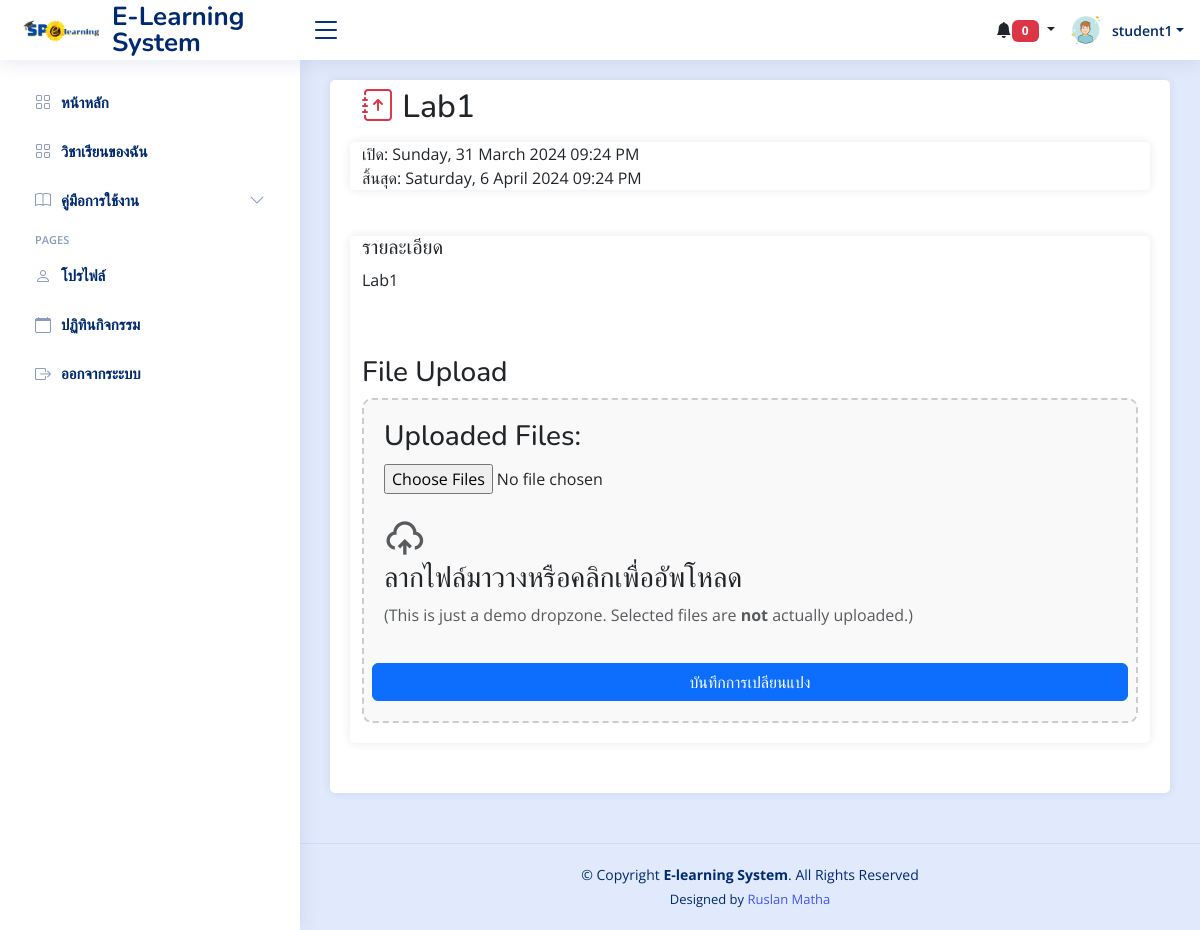
/student/submit_assignment.php?assignment_id=1 (signed in), run on the app's committed database.
### tables this page shows
CREATE TABLE `students` (
  `s_id` int(11) NOT NULL,
  `username` varchar(255) NOT NULL,
  `password` varchar(255) NOT NULL,
  `first_name` varchar(255) NOT NULL,
  `last_name` varchar(255) NOT NULL,
  `class` varchar(50) NOT NULL,
  `image_id` int(11) NOT NULL
);

CREATE TABLE `assignments` (
  `assignment_id` int(11) NOT NULL,
  `lesson_id` int(11) DEFAULT NULL,
  `title` varchar(255) DEFAULT NULL,
  `description` text DEFAULT NULL,
  `deadline` datetime DEFAULT NULL,
  `file_path` varchar(255) DEFAULT NULL,
  `open_time` datetime DEFAULT NULL,
  `close_time` datetime DEFAULT NULL,
  `status` enum('open','closed') DEFAULT 'open',
  `file_name` varchar(255) NOT NULL,
  `course_id` int(11) NOT NULL
);

### student/submit_assignment.php (the view, shortened to what this page needs)
<?php include('../connections/connection.php'); ?>
<?php
$user_id = $_SESSION['user_id'];
$stmt = $db->prepare("SELECT * FROM students WHERE s_id = :user_id");
$stmt->bindParam(':user_id', $user_id);
$stmt->execute();
$student = $stmt->fetch(PDO::FETCH_ASSOC);
$assignment_id = $_GET['assignment_id'];
$stmt = $db->prepare("SELECT * FROM assignments WHERE assignment_id = :assignment_id");
$stmt->bindParam(':assignment_id', $assignment_id);
$stmt->execute();
$assignment = $stmt->fetch(PDO::FETCH_ASSOC);
$startDateTime = strftime('%A, %e %B %Y %I:%M %p', strtotime($assignment['open_time']));
$endDateTime = strftime('%A, %e %B %Y %I:%M %p', strtotime($assignment['close_time']));
?>
<?php include('head.php'); ?>
<body>
    <?php include('header.php'); ?>
    <?php include('sidebar.php'); ?>
    <main id="main" class="main">
    <div class="card overflow-auto">
        <div class="card-body">
            <div class="container">
                <h2 class="py-2"> <i class="bi bi-journal-arrow-up text-danger"></i> <?php echo $assignment['title']; ?></h2>
                <div class="row">
                    <div class="card">
                        เปิด: <?php echo $startDateTime; ?><br>
                        สิ้นสุด: <?php echo $endDateTime; ?>
                    </div>
                    <div class="mt-3 card">
                        <h5>รายละเอียด</h5>
                        <p><?php echo $assignment['description']; ?></p><br><br>
                        <h3>File Upload</h3>
                        <form action="upload.php" method="post" enctype="multipart/form-data" class="dropzone" id="myAwesomeDropzone">
                            <h3>Uploaded Files:</h3>
                            <div class="fallback">
                                <input name="file[]" type="file" multiple />
                            </div>
                            <div class="dz-message needsclick">
                                <i class="h1 text-muted ri-upload-cloud-2-line"></i>
                                <h3>ลากไฟล์มาวางหรือคลิกเพื่ออัพโหลด</h3>
                                <span class="text-muted font-13">(This is just a demo dropzone. Selected files are <strong>not</strong> actually uploaded.)</span>
                            </div>
                            <div class="row">
                                <button type="submit" name="submit" class="btn btn-primary mt-3">บันทึกการเปลียนแปง</button>
                            </div>
                        </form>
                    </div>
                </div>
            </div>
        </div>
    </div>
</main>
    <?php include('footer.php'); ?>
</body>
</html>

### student/header.php (shortened to what this page needs)
<header id="header" class="header fixed-top d-flex align-items-center">
<div class="d-flex align-items-center justify-content-between">
  <a href="index.html" class="logo d-flex align-items-center">
    <img src="img/logo.png" alt="">
    <span class="d-none d-lg-block">E-Learning System</span>
  </a>
  <i class="bi bi-list toggle-sidebar-btn"></i>
</div>
<nav class="header-nav ms-auto">
  <ul class="d-flex align-items-center">
<div class="dropdown d-none d-md-block">
  <button class="btn dropdown-toggle" type="button" id="notificationDropdown" data-bs-toggle="dropdown" aria-expanded="false">
    <i class="bi bi-bell-fill"></i><span class="badge bg-danger" id="notificationCount">0</span>
  </button>
</div>
    <li class="nav-item dropdown pe-3">
      <a class="nav-link nav-profile d-flex align-items-center pe-0" href="#" data-bs-toggle="dropdown">
                  <?php if (!empty($student['image_id'])): ?>
                      <?php
                      $imageQuery = "SELECT filename FROM student_images WHERE image_id = :image_id";
                      $imageStmt = $db->prepare($imageQuery);
                      $imageStmt->bindParam(':image_id', $student['image_id']);
                      $imageStmt->execute();
                      $image = $imageStmt->fetch(PDO::FETCH_ASSOC);
                      if (!empty($image['filename'])):
                          $imagePath = 'images/' . $image['filename'];
                      else:
                          $imagePath = 'images/Defaul.png';
                      endif;
                      ?>
                      <img src="<?php echo $imagePath; ?>" alt="Profile" class="rounded-circle">
                  <?php else: ?>
                      <img src="images/Defaul.png" alt="Default Profile" class="rounded-circle">
                  <?php endif; ?>
        <span class="d-none d-md-block dropdown-toggle ps-2"><?php echo $student['first_name'];?></span>
      </a>
    </li>
  </ul>
</nav>
</header>

### student/css/style.css (style rules this page uses)
:root { scroll-behavior: smooth; }
a { color: #4154f1; text-decoration: none; }
h1, h2, h3, h4, h5, h6 { font-family: "Nunito", sans-serif; }
#main { margin-top: 60px; padding: 20px 30px; transition: all 0.3s; }
.logo { line-height: 1; }
@media (min-width: 1200px) { .logo { width: 280px; } }
.logo img { max-height: 26px; margin-right: 6px; }
.logo span { font-size: 26px; font-weight: 700; color: #012970; font-family: "Nunito", sans-serif; }
.header { transition: all 0.5s; z-index: 997; height: 60px; box-shadow: 0px 2px 20px rgba(1, 41, 112, 0.1); background-color: #fff; padding-left: 20px; }
.header .toggle-sidebar-btn { font-size: 32px; padding-left: 10px; cursor: pointer; color: #012970; }
@media (min-width: 1200px) { #main, #footer { margin-left: 300px; } }

### student/head.php (style rules this page uses)
body { font-family: "Open Sans", sans-serif; background-color: #e1eafc; }
.badge { font-weight: bold; text-transform: uppercase; padding: 5px 10px; min-width: 19px; }
.header-nav ul { list-style: none; }
.header-nav>ul { margin: 0; padding: 0; }
.header-nav .nav-profile { color: #012970; }
.header-nav .nav-profile img { max-height: 36px; }
.header-nav .nav-profile span { font-size: 14px; font-weight: 600; }
.card { margin-bottom: 30px; border: none; border-radius: 5px; box-shadow: 0px 0px 10px rgba(1, 41, 112, 0.1); background-color: #fff; }
.card-body { padding: 0 20px 20px 20px; }
.dz-message { margin: 20px auto; }
.dropzone { border: 2px dashed #ccc; border-radius: 10px; min-height: 150px; background-color: #f9f9f9; padding: 20px; margin-bottom: 20px; }

### data on the page
students: first_name "student1"
assignments: title "Lab1", open_time "Sunday, 31 March 2024 09:24 PM", close_time "Saturday, 6 April 2024 09:24 PM", description "Lab1"
